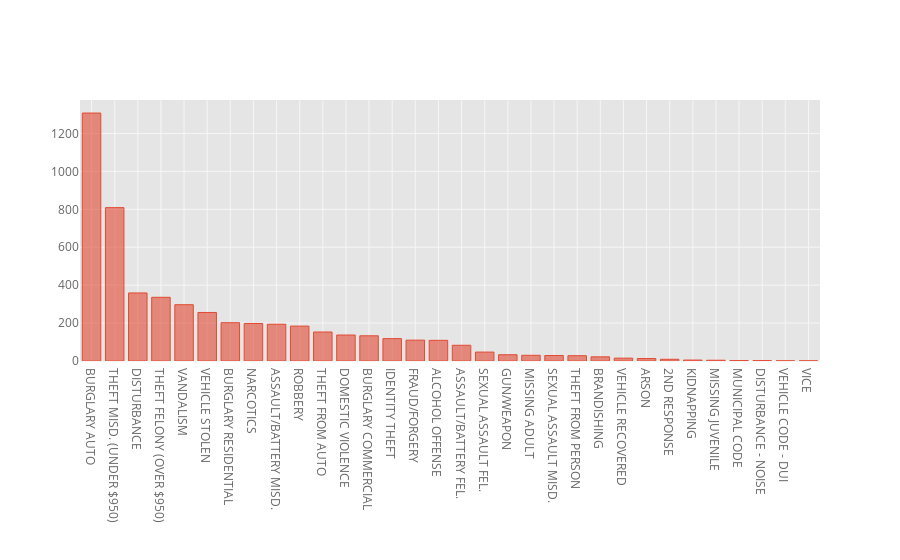

Notebook code for this chart:
### Markdown cell above
### The Offense Field

The Offense field appears to contain the specific crime being reported.  As nominal data we might want to see a summary constructed by computing counts of each offense type:

### Code cell
calls['OFFENSE'].value_counts().iplot(kind="bar")

### Figure 1 — Plotly figure (JSON) as saved in the notebook; plotly's stock layout.template omitted (floating-point values rounded to 4 significant figures)
{"data": [{"marker": {"color": "rgba(226, 74, 51, 0.6)", "line": {"color": "rgba(226, 74, 51, 1.0)", "width": 1}}, "name": "OFFENSE", "orientation": "v", "text": "", "type": "bar", "x": ["BURGLARY AUTO", "THEFT MISD. (UNDER $950)", "DISTURBANCE", "THEFT FELONY (OVER $950)", "VANDALISM", "VEHICLE STOLEN", "BURGLARY RESIDENTIAL", "NARCOTICS", "ASSAULT/BATTERY MISD.", "ROBBERY", "THEFT FROM AUTO", "DOMESTIC VIOLENCE", "BURGLARY COMMERCIAL", "IDENTITY THEFT", "FRAUD/FORGERY", "ALCOHOL OFFENSE", "ASSAULT/BATTERY FEL.", "SEXUAL ASSAULT FEL.", "GUN/WEAPON", "MISSING ADULT", "SEXUAL ASSAULT MISD.", "THEFT FROM PERSON", "BRANDISHING", "VEHICLE RECOVERED", "ARSON", "2ND RESPONSE", "KIDNAPPING", "MISSING JUVENILE", "MUNICIPAL CODE", "DISTURBANCE - NOISE", "VEHICLE CODE - DUI", "VICE"], "y": [1308, 809, 359, 336, 297, 256, 202, 198, 194, 184, 153, 137, 133, 118, 110, 109, 83, 47, 33, 30, 29, 28, 22, 15, 13, 9, 5, 4, 2, 2, 1, 1]}], "layout": {"legend": {"bgcolor": "#FFFFFF", "font": {"color": "#666666"}}, "paper_bgcolor": "#FFFFFF", "plot_bgcolor": "#E5E5E5", "title": {"font": {"color": "#151516"}}, "xaxis": {"gridcolor": "#F6F6F6", "showgrid": true, "tickfont": {"color": "#666666"}, "title": {"font": {"color": "#666666"}, "text": ""}, "zerolinecolor": "#F6F6F6"}, "yaxis": {"gridcolor": "#F6F6F6", "showgrid": true, "tickfont": {"color": "#666666"}, "title": {"font": {"color": "#666666"}, "text": ""}, "zerolinecolor": "#F6F6F6"}}}
